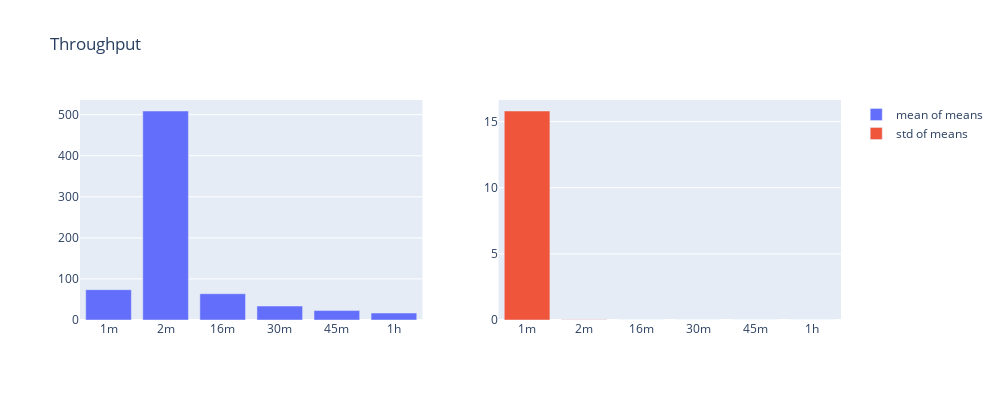

Source (notebook cell):
### Code cell
bar_plot("Throughput", "throughput_plot", throughput)

### Figure 1 — Plotly figure (JSON) as saved in the notebook; plotly's stock layout.template omitted (floating-point values rounded to 4 significant figures)
{"data": [{"name": "mean of means", "type": "bar", "x": ["1m", "2m", "16m", "30m", "45m", "1h"], "xaxis": "x", "y": [73.83, 508.9, 64.0, 34.0, 23.0, 17.0], "yaxis": "y"}, {"name": "std of means", "type": "bar", "x": ["1m", "2m", "16m", "30m", "45m", "1h"], "xaxis": "x2", "y": [15.8, 0.01691, 0.0008622, 6.317e-06, 4.16e-06, 4.786e-06], "yaxis": "y2"}], "layout": {"height": 400, "title": {"text": "Throughput"}, "width": 1000, "xaxis": {"anchor": "y", "autorange": true, "domain": [0, 0.45], "range": [-0.5, 5.5], "type": "category"}, "xaxis2": {"anchor": "y2", "autorange": true, "domain": [0.55, 1], "range": [-0.5, 5.5], "type": "category"}, "yaxis": {"anchor": "x", "autorange": true, "domain": [0, 1], "range": [0, 535.7], "type": "linear"}, "yaxis2": {"anchor": "x2", "autorange": true, "domain": [0, 1], "range": [0, 16.63], "type": "linear"}}}
